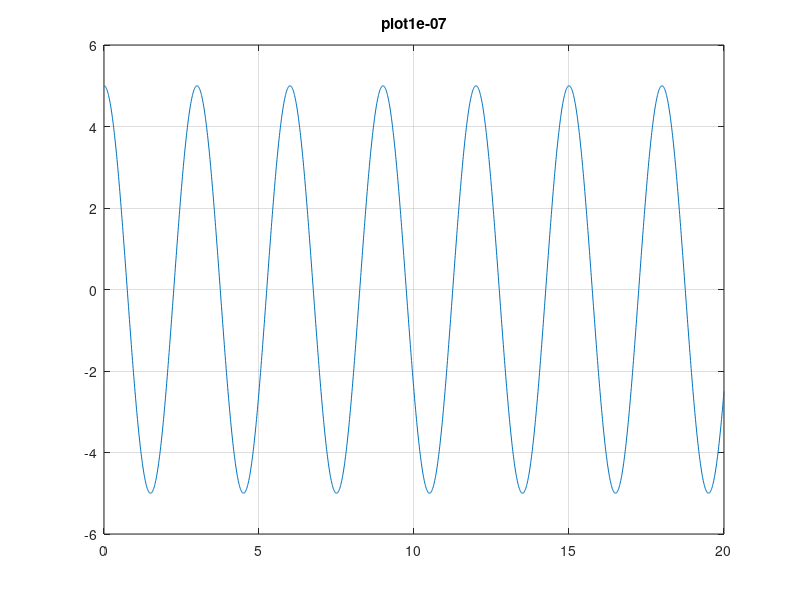

MATLAB code to generate this figure:
% ELEC 4133 HW 1, #5B: Functions of Space and Time
% On screen animation if E(z,t) from t=0 to t=100ns in 0.25 increments
% using a for loop and contininuously plot E from 1 to 20 meters
% Scott Skrobel   2/4/19

%% Variables:
%  Em       Electric Field Amplitude [V/m] 
%  f        Frequency 100[MHz]
%  w        Angular frequency [rad/s]
%  B        Phase constant (Beta) [1/m]
%  t        time [ns]
%  z        Position

%% Startup 
clear ;           % clears all variables from the current workspace
close all;        % closes all open figures

%% Variables
Em = 5;
f = 100*10^(6); 
w = 2*pi*f;             
B = 2.0944;

%% define start and stop times (t)from 0 to 100 [ns]
start_time = 0;
stop_time = 100e-9;
dt = 0.25e-9;                  % step size diff element for time t
t = [start_time:dt:stop_time]; % compute all the values for time
dz = 0.01;                     % step size
z = [0:dz:20];                 % z vector
%% for loop to continiously plot E(z,t)
for i = [1:length(t)]
   E = Em*cos(w*t(i) - B*z);
   figure(1);
   plot(z,E);
   ylim([-6 6]);
   title(['plot' num2str(t(i))])  % update title
   grid on;
   pause(0.2);                    % pause the frame 
end
